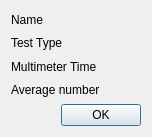
<?xml version="1.0" encoding="UTF-8"?>
<ui version="4.0">
 <class>ZeroDetails</class>
 <widget class="QDialog" name="ZeroDetails">
  <property name="geometry">
   <rect>
    <x>0</x>
    <y>0</y>
    <width>152</width>
    <height>137</height>
   </rect>
  </property>
  <property name="windowTitle">
   <string>Measurement Details</string>
  </property>
  <layout class="QGridLayout" name="gridLayout">
   <item row="0" column="0">
    <widget class="QLabel" name="labelViewName">
     <property name="text">
      <string>Name</string>
     </property>
    </widget>
   </item>
   <item row="2" column="0">
    <widget class="QLabel" name="labelViewMatrix">
     <property name="text">
      <string>Test Type</string>
     </property>
    </widget>
   </item>
   <item row="5" column="0" colspan="3">
    <widget class="QDialogButtonBox" name="buttonBox">
     <property name="orientation">
      <enum>Qt::Horizontal</enum>
     </property>
     <property name="standardButtons">
      <set>QDialogButtonBox::Ok</set>
     </property>
    </widget>
   </item>
   <item row="0" column="1">
    <widget class="QLabel" name="labelName">
     <property name="text">
      <string/>
     </property>
    </widget>
   </item>
   <item row="3" column="0">
    <widget class="QLabel" name="labelViewMultimeter">
     <property name="text">
      <string>Multimeter Time</string>
     </property>
    </widget>
   </item>
   <item row="2" column="1">
    <widget class="QLabel" name="labelMatrix">
     <property name="text">
      <string/>
     </property>
    </widget>
   </item>
   <item row="3" column="1">
    <widget class="QLabel" name="labelMultimeter">
     <property name="text">
      <string/>
     </property>
    </widget>
   </item>
   <item row="4" column="0">
    <widget class="QLabel" name="labelViewAverage">
     <property name="text">
      <string>Average number</string>
     </property>
    </widget>
   </item>
   <item row="4" column="1">
    <widget class="QLabel" name="labelAverage">
     <property name="text">
      <string/>
     </property>
    </widget>
   </item>
  </layout>
 </widget>
 <resources/>
 <connections>
  <connection>
   <sender>buttonBox</sender>
   <signal>accepted()</signal>
   <receiver>ZeroDetails</receiver>
   <slot>accept()</slot>
   <hints>
    <hint type="sourcelabel">
     <x>248</x>
     <y>254</y>
    </hint>
    <hint type="destinationlabel">
     <x>157</x>
     <y>274</y>
    </hint>
   </hints>
  </connection>
  <connection>
   <sender>buttonBox</sender>
   <signal>rejected()</signal>
   <receiver>ZeroDetails</receiver>
   <slot>reject()</slot>
   <hints>
    <hint type="sourcelabel">
     <x>316</x>
     <y>260</y>
    </hint>
    <hint type="destinationlabel">
     <x>286</x>
     <y>274</y>
    </hint>
   </hints>
  </connection>
 </connections>
</ui>
